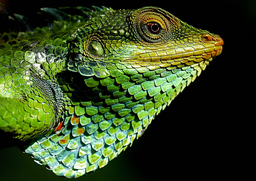
#> input picture canny/lizard.png, 256 x 181 px, shrunk from 1920 x 1355 before the run
$ python main.py
#> lines starting #> are read from the running program, lines starting #| are printed output that depends on the picture; after the words box and inside, x2 and y2 are one past the last pixel; in counts of white or black regions, pixels touching at a corner belong together
# /// script
# requires-python = ">=3.11"
# dependencies = [
#     "numpy",
#     "pillow",
# ]
# ///

from PIL import Image
import numpy as np

def save(img, file="out.png"):
    if(np.max(img) < 255):
        img = (img * 255).astype(np.uint8)

    im = Image.fromarray(img.astype(np.uint8))  # (img * 255).astype(np.uint8)
    im.save(file)

image = np.array(Image.open("lizard.png").convert("L"))


# 1. Apply gaussian filter to smooth the image

# https://stackoverflow.com/questions/2448015/2d-convolution-using-python-and-numpy
def convolution2d(image, kernel, bias=0):
#> called with kernel = array of shape (5, 5), bias = 0
    m, n = kernel.shape
    if (m == n):
        y, x = image.shape
#> y = 181; x = 256
        y = y - m + 1
#> y = 177
        x = x - m + 1
#> x = 252
        new_image = np.zeros((y,x))
        for i in range(y):
            for j in range(x):
                new_image[i][j] = np.sum(image[i:i+m, j:j+m]*kernel) + bias
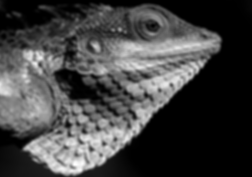
#> new_image: shape (177, 252) float64; min 146, max 38607, mean 10235.6; drawn with min black and max white
    return new_image

gaussian_filter = np.array([[2, 4, 5, 4, 2],[4, 9, 12, 9, 4], [5, 12, 15, 12, 5],[4, 9, 12, 9, 4],[2, 4, 5, 4, 2]])

image = (1/159) * convolution2d(image, gaussian_filter)
#> image: shape (177, 252) float64


# magic arrays that get the gradient
sobel_x = np.array([[-1, 0, 1],
                    [-2, 0, 2],
                    [-1, 0, 1]])

sobel_y = np.array([[-1, -2, -1],
                    [ 0,  0,  0],
                    [ 1,  2,  1]])

grad_x = convolution2d(image, sobel_x)
#> call 2 of convolution2d, with kernel = array of shape (3, 3), bias = 0
#> after the loop in convolution2d (call 2), `for i in range(y):`:
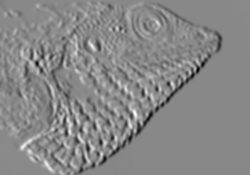
#> new_image: shape (175, 250) float64; min -414.1, max 357.9, mean -1.9; drawn with min black and max white
grad_y = convolution2d(image, sobel_y)
#> call 3 of convolution2d, with kernel = array of shape (3, 3), bias = 0
#> after the loop in convolution2d (call 3), `for i in range(y):`:
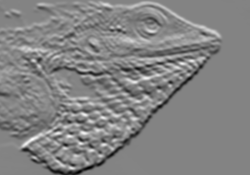
#> new_image: shape (175, 250) float64; min -407, max 382.6, mean 0.6; drawn with min black and max white
image = np.sqrt(grad_x**2 + grad_y**2)
#> image: shape (175, 250) float64
save(image, "sobel.png")

theta = np.atan2(grad_y, grad_x)
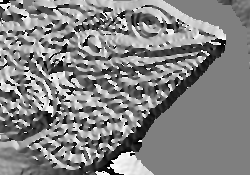
#> theta: shape (175, 250) float64; min -3.14, max 3.14, mean 0.101; drawn with min black and max white

out = image.copy()
for y, row in enumerate(image):
    for x, pixel in enumerate(row):
        edge_strength = pixel
        angle = (theta[y][x] * 180.0 / np.pi +  + 180) % 180

        dy = 0
        dx = 0

        if angle < 22.5 or angle >= 157.5:
            dy = 0
            dx = 1
        elif angle < 67.5:
            dy = -1
            dx = 1
        elif angle < 112.5:
            dy = -1
            dx = 0
        else:
            dy = -1
            dx = -1

        before = 0
        try:
            before = image[y + dy][x + dx]
        except IndexError:
            pass

        after = 0
        try:
            after = image[y - dy][x - dx]
        except IndexError:
            pass

        if edge_strength < before or edge_strength < after:
            out[y, x] = 0
image = out
save(image, "gmt.png")
#> call 2 of save, with file = 'gmt.png'
#> in save (call 2), `im = Image.fromarray(img.astype(np.uint8))`:
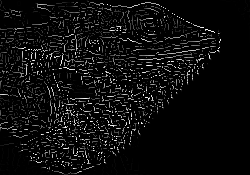
#> im: PIL image 250x175 L; min 0, max 255, mean 13.9

HIGH_THRESH = np.mean(image) * 0.9 + np.max(image) * 0.2
#> HIGH_THRESH = 109.6
LOW_THRESH = HIGH_THRESH / 2
#> LOW_THRESH = 54.79
for y, row in enumerate(image):
    for x, pixel in enumerate(row):
        if pixel > HIGH_THRESH:
            image[y][x] = 1
        elif pixel > LOW_THRESH:
            image[y][x] = 0.5
        else:
            image[y][x] = 0
#> image: shape (175, 250) float64; min 0, max 1, mean 0.0862

flag = True
while flag:
    flag = False
    for y, row in enumerate(image):
        for x, pixel in enumerate(row):
            if pixel == 0.5:
                def has_neighborhood():
                    dys = [-1,0,1]
                    dxs = [-1,0,1]
                    for dy in dys:
                        for dx in dxs:
                            try:
                                if image[y+dy][x+dx] == 1:
                                    return True
                            except IndexError:
                                pass
                    return False
                if has_neighborhood():
                    image[y][x] = 1
                    flag = True
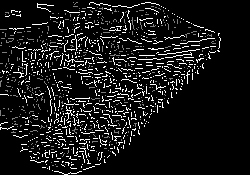
#> image: shape (175, 250) float64; min 0, max 1, mean 0.0951


for y, row in enumerate(image):
    for x, pixel in enumerate(row):
        if pixel == 0.5:
            image[y][x] = 0
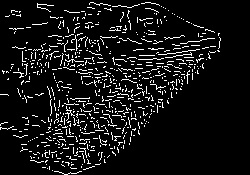
#> image: shape (175, 250) float64; values 0 (black) and 1 (white), 8.3% white in thin lines or dots, all inside (x1, y1, x2, y2) = (0, 2, 221, 175)

save(image * 255)
